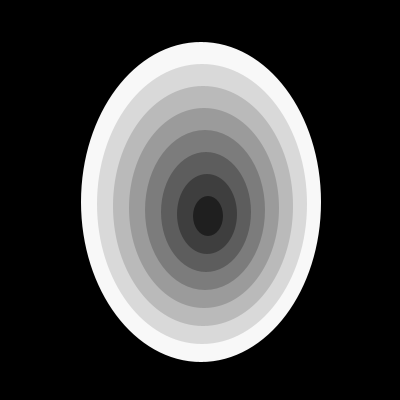
Frame 1 (no input)
Frame 2 (the mouse pressed at the canvas centre, redrawn once): identical to frame 1, image omitted

The Processing sketch that drew this single still picture (run headless with seeded random() and noise(); the mouse was pressed at the canvas centre and the sketch redrawn once):

// Processing sketch: depth_shape
// ── depth_shape.pde
void setup(){
  size(400, 400);
  
  background(0);
  ellipseMode(CENTER);
  noStroke();
  translate(width / 2, height / 2);
  
  for(int i = 0; i < 8; i ++){
    translate(1, 2);
    fill( 255 / 8 * (8 - i));
    ellipse(0, 0, 30 * (8 - i), 40 * (8 - i));
  }
  
  noLoop();
}

void draw(){

}
